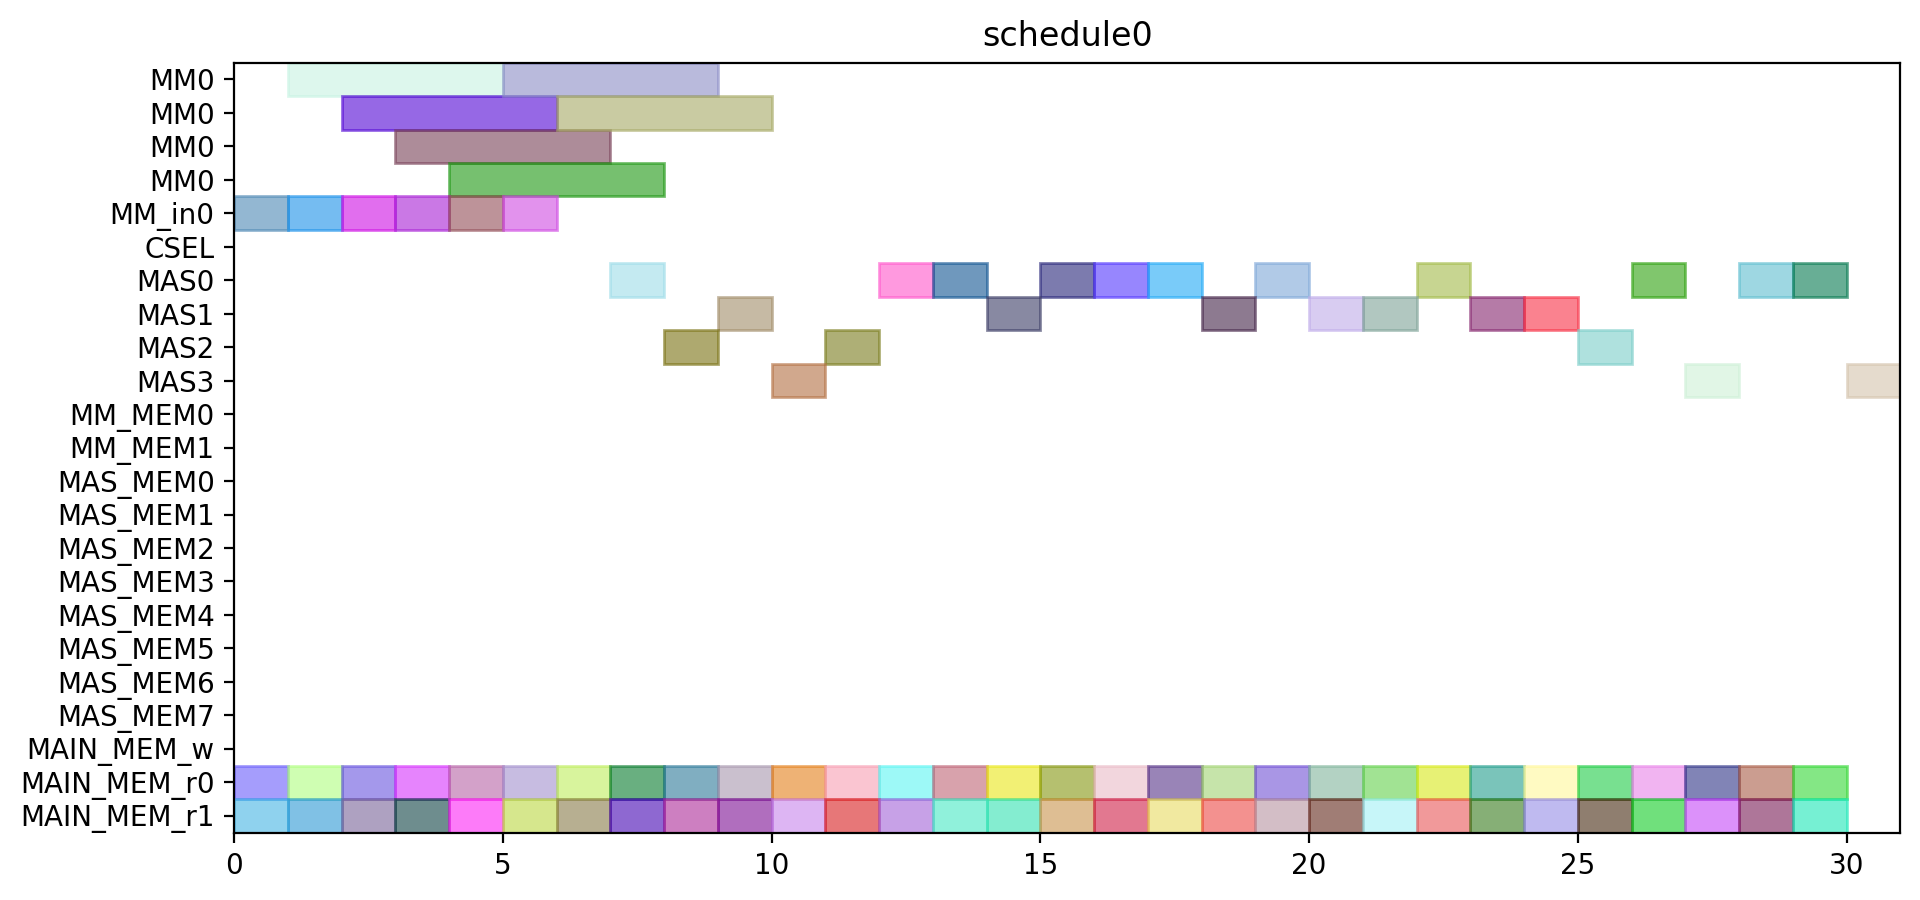

Recreate this plot in Python.
from pyschedule import Scenario, solvers, plotters, alt


def solve():
	horizon = 149
	S = Scenario("schedule0", horizon=horizon)

	# resource
	MM = S.Resources('MM', num=1, size=4)
	MM_in = S.Resources('MM_in', num=1)
	CSEL = S.Resource('CSEL')
	MAS = S.Resources('MAS', num=4, size=1, periods=range(1, horizon))
	MM_MEM = S.Resources('MM_MEM', num=2)
	MAS_MEM = S.Resources('MAS_MEM', num=8)
	MAIN_MEM_w = S.Resource('MAIN_MEM_w', size=1)
	MAIN_MEM_r = S.Resources('MAIN_MEM_r', num=2)

	# result of previous scheduling

	# new tasks
	d_t0_a1_0 = S.Task('d_t0_a1_0', length=1, delay_cost=1)
	d_t0_a1_0 += alt(MAS)
	d_t0_a1_0_mem0 = S.Task('d_t0_a1_0_mem0', length=1, delay_cost=1)
	d_t0_a1_0_mem0 += MAIN_MEM_r[0]
	S += d_t0_a1_0_mem0 <= d_t0_a1_0

	d_t0_a1_0_mem1 = S.Task('d_t0_a1_0_mem1', length=1, delay_cost=1)
	d_t0_a1_0_mem1 += MAIN_MEM_r[1]
	S += d_t0_a1_0_mem1 <= d_t0_a1_0

	d_t0_a1_1 = S.Task('d_t0_a1_1', length=1, delay_cost=1)
	d_t0_a1_1 += alt(MAS)
	d_t0_a1_1_mem0 = S.Task('d_t0_a1_1_mem0', length=1, delay_cost=1)
	d_t0_a1_1_mem0 += MAIN_MEM_r[0]
	S += d_t0_a1_1_mem0 <= d_t0_a1_1

	d_t0_a1_1_mem1 = S.Task('d_t0_a1_1_mem1', length=1, delay_cost=1)
	d_t0_a1_1_mem1 += MAIN_MEM_r[1]
	S += d_t0_a1_1_mem1 <= d_t0_a1_1

	d_t0_t10 = S.Task('d_t0_t10', length=1, delay_cost=1)
	d_t0_t10 += alt(MAS)
	d_t0_t10_mem0 = S.Task('d_t0_t10_mem0', length=1, delay_cost=1)
	d_t0_t10_mem0 += MAIN_MEM_r[0]
	S += d_t0_t10_mem0 <= d_t0_t10

	d_t0_t10_mem1 = S.Task('d_t0_t10_mem1', length=1, delay_cost=1)
	d_t0_t10_mem1 += MAIN_MEM_r[1]
	S += d_t0_t10_mem1 <= d_t0_t10

	d_t0_t11 = S.Task('d_t0_t11', length=1, delay_cost=1)
	d_t0_t11 += alt(MAS)
	d_t0_t11_mem0 = S.Task('d_t0_t11_mem0', length=1, delay_cost=1)
	d_t0_t11_mem0 += MAIN_MEM_r[0]
	S += d_t0_t11_mem0 <= d_t0_t11

	d_t0_t11_mem1 = S.Task('d_t0_t11_mem1', length=1, delay_cost=1)
	d_t0_t11_mem1 += MAIN_MEM_r[1]
	S += d_t0_t11_mem1 <= d_t0_t11

	d_t0_t3_t0 = S.Task('d_t0_t3_t0', length=4, delay_cost=1)
	d_t0_t3_t0 += alt(MM)
	d_t0_t3_t0_in = S.Task('d_t0_t3_t0_in', length=1, delay_cost=1)
	d_t0_t3_t0_in += alt(MM_in)
	S += d_t0_t3_t0_in*MM_in[0]<=d_t0_t3_t0*MM[0]
	d_t0_t3_t0_mem0 = S.Task('d_t0_t3_t0_mem0', length=1, delay_cost=1)
	d_t0_t3_t0_mem0 += MAIN_MEM_r[0]
	S += d_t0_t3_t0_mem0 <= d_t0_t3_t0

	d_t0_t3_t0_mem1 = S.Task('d_t0_t3_t0_mem1', length=1, delay_cost=1)
	d_t0_t3_t0_mem1 += MAIN_MEM_r[1]
	S += d_t0_t3_t0_mem1 <= d_t0_t3_t0

	d_t0_t3_t1 = S.Task('d_t0_t3_t1', length=4, delay_cost=1)
	d_t0_t3_t1 += alt(MM)
	d_t0_t3_t1_in = S.Task('d_t0_t3_t1_in', length=1, delay_cost=1)
	d_t0_t3_t1_in += alt(MM_in)
	S += d_t0_t3_t1_in*MM_in[0]<=d_t0_t3_t1*MM[0]
	d_t0_t3_t1_mem0 = S.Task('d_t0_t3_t1_mem0', length=1, delay_cost=1)
	d_t0_t3_t1_mem0 += MAIN_MEM_r[0]
	S += d_t0_t3_t1_mem0 <= d_t0_t3_t1

	d_t0_t3_t1_mem1 = S.Task('d_t0_t3_t1_mem1', length=1, delay_cost=1)
	d_t0_t3_t1_mem1 += MAIN_MEM_r[1]
	S += d_t0_t3_t1_mem1 <= d_t0_t3_t1

	d_t0_t3_t2 = S.Task('d_t0_t3_t2', length=1, delay_cost=1)
	d_t0_t3_t2 += alt(MAS)
	d_t0_t3_t2_mem0 = S.Task('d_t0_t3_t2_mem0', length=1, delay_cost=1)
	d_t0_t3_t2_mem0 += MAIN_MEM_r[0]
	S += d_t0_t3_t2_mem0 <= d_t0_t3_t2

	d_t0_t3_t2_mem1 = S.Task('d_t0_t3_t2_mem1', length=1, delay_cost=1)
	d_t0_t3_t2_mem1 += MAIN_MEM_r[1]
	S += d_t0_t3_t2_mem1 <= d_t0_t3_t2

	d_t0_t3_t3 = S.Task('d_t0_t3_t3', length=1, delay_cost=1)
	d_t0_t3_t3 += alt(MAS)
	d_t0_t3_t3_mem0 = S.Task('d_t0_t3_t3_mem0', length=1, delay_cost=1)
	d_t0_t3_t3_mem0 += MAIN_MEM_r[0]
	S += d_t0_t3_t3_mem0 <= d_t0_t3_t3

	d_t0_t3_t3_mem1 = S.Task('d_t0_t3_t3_mem1', length=1, delay_cost=1)
	d_t0_t3_t3_mem1 += MAIN_MEM_r[1]
	S += d_t0_t3_t3_mem1 <= d_t0_t3_t3

	d_t1_a1_0 = S.Task('d_t1_a1_0', length=1, delay_cost=1)
	d_t1_a1_0 += alt(MAS)
	d_t1_a1_0_mem0 = S.Task('d_t1_a1_0_mem0', length=1, delay_cost=1)
	d_t1_a1_0_mem0 += MAIN_MEM_r[0]
	S += d_t1_a1_0_mem0 <= d_t1_a1_0

	d_t1_a1_0_mem1 = S.Task('d_t1_a1_0_mem1', length=1, delay_cost=1)
	d_t1_a1_0_mem1 += MAIN_MEM_r[1]
	S += d_t1_a1_0_mem1 <= d_t1_a1_0

	d_t1_a1_1 = S.Task('d_t1_a1_1', length=1, delay_cost=1)
	d_t1_a1_1 += alt(MAS)
	d_t1_a1_1_mem0 = S.Task('d_t1_a1_1_mem0', length=1, delay_cost=1)
	d_t1_a1_1_mem0 += MAIN_MEM_r[0]
	S += d_t1_a1_1_mem0 <= d_t1_a1_1

	d_t1_a1_1_mem1 = S.Task('d_t1_a1_1_mem1', length=1, delay_cost=1)
	d_t1_a1_1_mem1 += MAIN_MEM_r[1]
	S += d_t1_a1_1_mem1 <= d_t1_a1_1

	d_t1_t10 = S.Task('d_t1_t10', length=1, delay_cost=1)
	d_t1_t10 += alt(MAS)
	d_t1_t10_mem0 = S.Task('d_t1_t10_mem0', length=1, delay_cost=1)
	d_t1_t10_mem0 += MAIN_MEM_r[0]
	S += d_t1_t10_mem0 <= d_t1_t10

	d_t1_t10_mem1 = S.Task('d_t1_t10_mem1', length=1, delay_cost=1)
	d_t1_t10_mem1 += MAIN_MEM_r[1]
	S += d_t1_t10_mem1 <= d_t1_t10

	d_t1_t11 = S.Task('d_t1_t11', length=1, delay_cost=1)
	d_t1_t11 += alt(MAS)
	d_t1_t11_mem0 = S.Task('d_t1_t11_mem0', length=1, delay_cost=1)
	d_t1_t11_mem0 += MAIN_MEM_r[0]
	S += d_t1_t11_mem0 <= d_t1_t11

	d_t1_t11_mem1 = S.Task('d_t1_t11_mem1', length=1, delay_cost=1)
	d_t1_t11_mem1 += MAIN_MEM_r[1]
	S += d_t1_t11_mem1 <= d_t1_t11

	d_t1_t3_t0 = S.Task('d_t1_t3_t0', length=4, delay_cost=1)
	d_t1_t3_t0 += alt(MM)
	d_t1_t3_t0_in = S.Task('d_t1_t3_t0_in', length=1, delay_cost=1)
	d_t1_t3_t0_in += alt(MM_in)
	S += d_t1_t3_t0_in*MM_in[0]<=d_t1_t3_t0*MM[0]
	d_t1_t3_t0_mem0 = S.Task('d_t1_t3_t0_mem0', length=1, delay_cost=1)
	d_t1_t3_t0_mem0 += MAIN_MEM_r[0]
	S += d_t1_t3_t0_mem0 <= d_t1_t3_t0

	d_t1_t3_t0_mem1 = S.Task('d_t1_t3_t0_mem1', length=1, delay_cost=1)
	d_t1_t3_t0_mem1 += MAIN_MEM_r[1]
	S += d_t1_t3_t0_mem1 <= d_t1_t3_t0

	d_t1_t3_t1 = S.Task('d_t1_t3_t1', length=4, delay_cost=1)
	d_t1_t3_t1 += alt(MM)
	d_t1_t3_t1_in = S.Task('d_t1_t3_t1_in', length=1, delay_cost=1)
	d_t1_t3_t1_in += alt(MM_in)
	S += d_t1_t3_t1_in*MM_in[0]<=d_t1_t3_t1*MM[0]
	d_t1_t3_t1_mem0 = S.Task('d_t1_t3_t1_mem0', length=1, delay_cost=1)
	d_t1_t3_t1_mem0 += MAIN_MEM_r[0]
	S += d_t1_t3_t1_mem0 <= d_t1_t3_t1

	d_t1_t3_t1_mem1 = S.Task('d_t1_t3_t1_mem1', length=1, delay_cost=1)
	d_t1_t3_t1_mem1 += MAIN_MEM_r[1]
	S += d_t1_t3_t1_mem1 <= d_t1_t3_t1

	d_t1_t3_t2 = S.Task('d_t1_t3_t2', length=1, delay_cost=1)
	d_t1_t3_t2 += alt(MAS)
	d_t1_t3_t2_mem0 = S.Task('d_t1_t3_t2_mem0', length=1, delay_cost=1)
	d_t1_t3_t2_mem0 += MAIN_MEM_r[0]
	S += d_t1_t3_t2_mem0 <= d_t1_t3_t2

	d_t1_t3_t2_mem1 = S.Task('d_t1_t3_t2_mem1', length=1, delay_cost=1)
	d_t1_t3_t2_mem1 += MAIN_MEM_r[1]
	S += d_t1_t3_t2_mem1 <= d_t1_t3_t2

	d_t1_t3_t3 = S.Task('d_t1_t3_t3', length=1, delay_cost=1)
	d_t1_t3_t3 += alt(MAS)
	d_t1_t3_t3_mem0 = S.Task('d_t1_t3_t3_mem0', length=1, delay_cost=1)
	d_t1_t3_t3_mem0 += MAIN_MEM_r[0]
	S += d_t1_t3_t3_mem0 <= d_t1_t3_t3

	d_t1_t3_t3_mem1 = S.Task('d_t1_t3_t3_mem1', length=1, delay_cost=1)
	d_t1_t3_t3_mem1 += MAIN_MEM_r[1]
	S += d_t1_t3_t3_mem1 <= d_t1_t3_t3

	d_t2_a1_0 = S.Task('d_t2_a1_0', length=1, delay_cost=1)
	d_t2_a1_0 += alt(MAS)
	d_t2_a1_0_mem0 = S.Task('d_t2_a1_0_mem0', length=1, delay_cost=1)
	d_t2_a1_0_mem0 += MAIN_MEM_r[0]
	S += d_t2_a1_0_mem0 <= d_t2_a1_0

	d_t2_a1_0_mem1 = S.Task('d_t2_a1_0_mem1', length=1, delay_cost=1)
	d_t2_a1_0_mem1 += MAIN_MEM_r[1]
	S += d_t2_a1_0_mem1 <= d_t2_a1_0

	d_t2_a1_1 = S.Task('d_t2_a1_1', length=1, delay_cost=1)
	d_t2_a1_1 += alt(MAS)
	d_t2_a1_1_mem0 = S.Task('d_t2_a1_1_mem0', length=1, delay_cost=1)
	d_t2_a1_1_mem0 += MAIN_MEM_r[0]
	S += d_t2_a1_1_mem0 <= d_t2_a1_1

	d_t2_a1_1_mem1 = S.Task('d_t2_a1_1_mem1', length=1, delay_cost=1)
	d_t2_a1_1_mem1 += MAIN_MEM_r[1]
	S += d_t2_a1_1_mem1 <= d_t2_a1_1

	d_t2_t10 = S.Task('d_t2_t10', length=1, delay_cost=1)
	d_t2_t10 += alt(MAS)
	d_t2_t10_mem0 = S.Task('d_t2_t10_mem0', length=1, delay_cost=1)
	d_t2_t10_mem0 += MAIN_MEM_r[0]
	S += d_t2_t10_mem0 <= d_t2_t10

	d_t2_t10_mem1 = S.Task('d_t2_t10_mem1', length=1, delay_cost=1)
	d_t2_t10_mem1 += MAIN_MEM_r[1]
	S += d_t2_t10_mem1 <= d_t2_t10

	d_t2_t11 = S.Task('d_t2_t11', length=1, delay_cost=1)
	d_t2_t11 += alt(MAS)
	d_t2_t11_mem0 = S.Task('d_t2_t11_mem0', length=1, delay_cost=1)
	d_t2_t11_mem0 += MAIN_MEM_r[0]
	S += d_t2_t11_mem0 <= d_t2_t11

	d_t2_t11_mem1 = S.Task('d_t2_t11_mem1', length=1, delay_cost=1)
	d_t2_t11_mem1 += MAIN_MEM_r[1]
	S += d_t2_t11_mem1 <= d_t2_t11

	d_t2_t3_t0 = S.Task('d_t2_t3_t0', length=4, delay_cost=1)
	d_t2_t3_t0 += alt(MM)
	d_t2_t3_t0_in = S.Task('d_t2_t3_t0_in', length=1, delay_cost=1)
	d_t2_t3_t0_in += alt(MM_in)
	S += d_t2_t3_t0_in*MM_in[0]<=d_t2_t3_t0*MM[0]
	d_t2_t3_t0_mem0 = S.Task('d_t2_t3_t0_mem0', length=1, delay_cost=1)
	d_t2_t3_t0_mem0 += MAIN_MEM_r[0]
	S += d_t2_t3_t0_mem0 <= d_t2_t3_t0

	d_t2_t3_t0_mem1 = S.Task('d_t2_t3_t0_mem1', length=1, delay_cost=1)
	d_t2_t3_t0_mem1 += MAIN_MEM_r[1]
	S += d_t2_t3_t0_mem1 <= d_t2_t3_t0

	d_t2_t3_t1 = S.Task('d_t2_t3_t1', length=4, delay_cost=1)
	d_t2_t3_t1 += alt(MM)
	d_t2_t3_t1_in = S.Task('d_t2_t3_t1_in', length=1, delay_cost=1)
	d_t2_t3_t1_in += alt(MM_in)
	S += d_t2_t3_t1_in*MM_in[0]<=d_t2_t3_t1*MM[0]
	d_t2_t3_t1_mem0 = S.Task('d_t2_t3_t1_mem0', length=1, delay_cost=1)
	d_t2_t3_t1_mem0 += MAIN_MEM_r[0]
	S += d_t2_t3_t1_mem0 <= d_t2_t3_t1

	d_t2_t3_t1_mem1 = S.Task('d_t2_t3_t1_mem1', length=1, delay_cost=1)
	d_t2_t3_t1_mem1 += MAIN_MEM_r[1]
	S += d_t2_t3_t1_mem1 <= d_t2_t3_t1

	d_t2_t3_t2 = S.Task('d_t2_t3_t2', length=1, delay_cost=1)
	d_t2_t3_t2 += alt(MAS)
	d_t2_t3_t2_mem0 = S.Task('d_t2_t3_t2_mem0', length=1, delay_cost=1)
	d_t2_t3_t2_mem0 += MAIN_MEM_r[0]
	S += d_t2_t3_t2_mem0 <= d_t2_t3_t2

	d_t2_t3_t2_mem1 = S.Task('d_t2_t3_t2_mem1', length=1, delay_cost=1)
	d_t2_t3_t2_mem1 += MAIN_MEM_r[1]
	S += d_t2_t3_t2_mem1 <= d_t2_t3_t2

	d_t2_t3_t3 = S.Task('d_t2_t3_t3', length=1, delay_cost=1)
	d_t2_t3_t3 += alt(MAS)
	d_t2_t3_t3_mem0 = S.Task('d_t2_t3_t3_mem0', length=1, delay_cost=1)
	d_t2_t3_t3_mem0 += MAIN_MEM_r[0]
	S += d_t2_t3_t3_mem0 <= d_t2_t3_t3

	d_t2_t3_t3_mem1 = S.Task('d_t2_t3_t3_mem1', length=1, delay_cost=1)
	d_t2_t3_t3_mem1 += MAIN_MEM_r[1]
	S += d_t2_t3_t3_mem1 <= d_t2_t3_t3

	d_t3000 = S.Task('d_t3000', length=1, delay_cost=1)
	d_t3000 += alt(MAS)
	d_t3000_mem0 = S.Task('d_t3000_mem0', length=1, delay_cost=1)
	d_t3000_mem0 += MAIN_MEM_r[0]
	S += d_t3000_mem0 <= d_t3000

	d_t3000_mem1 = S.Task('d_t3000_mem1', length=1, delay_cost=1)
	d_t3000_mem1 += MAIN_MEM_r[1]
	S += d_t3000_mem1 <= d_t3000

	d_t3001 = S.Task('d_t3001', length=1, delay_cost=1)
	d_t3001 += alt(MAS)
	d_t3001_mem0 = S.Task('d_t3001_mem0', length=1, delay_cost=1)
	d_t3001_mem0 += MAIN_MEM_r[0]
	S += d_t3001_mem0 <= d_t3001

	d_t3001_mem1 = S.Task('d_t3001_mem1', length=1, delay_cost=1)
	d_t3001_mem1 += MAIN_MEM_r[1]
	S += d_t3001_mem1 <= d_t3001

	d_t3010 = S.Task('d_t3010', length=1, delay_cost=1)
	d_t3010 += alt(MAS)
	d_t3010_mem0 = S.Task('d_t3010_mem0', length=1, delay_cost=1)
	d_t3010_mem0 += MAIN_MEM_r[0]
	S += d_t3010_mem0 <= d_t3010

	d_t3010_mem1 = S.Task('d_t3010_mem1', length=1, delay_cost=1)
	d_t3010_mem1 += MAIN_MEM_r[1]
	S += d_t3010_mem1 <= d_t3010

	d_t3011 = S.Task('d_t3011', length=1, delay_cost=1)
	d_t3011 += alt(MAS)
	d_t3011_mem0 = S.Task('d_t3011_mem0', length=1, delay_cost=1)
	d_t3011_mem0 += MAIN_MEM_r[0]
	S += d_t3011_mem0 <= d_t3011

	d_t3011_mem1 = S.Task('d_t3011_mem1', length=1, delay_cost=1)
	d_t3011_mem1 += MAIN_MEM_r[1]
	S += d_t3011_mem1 <= d_t3011

	d_t4000 = S.Task('d_t4000', length=1, delay_cost=1)
	d_t4000 += alt(MAS)
	d_t4000_mem0 = S.Task('d_t4000_mem0', length=1, delay_cost=1)
	d_t4000_mem0 += MAIN_MEM_r[0]
	S += d_t4000_mem0 <= d_t4000

	d_t4000_mem1 = S.Task('d_t4000_mem1', length=1, delay_cost=1)
	d_t4000_mem1 += MAIN_MEM_r[1]
	S += d_t4000_mem1 <= d_t4000

	d_t4001 = S.Task('d_t4001', length=1, delay_cost=1)
	d_t4001 += alt(MAS)
	d_t4001_mem0 = S.Task('d_t4001_mem0', length=1, delay_cost=1)
	d_t4001_mem0 += MAIN_MEM_r[0]
	S += d_t4001_mem0 <= d_t4001

	d_t4001_mem1 = S.Task('d_t4001_mem1', length=1, delay_cost=1)
	d_t4001_mem1 += MAIN_MEM_r[1]
	S += d_t4001_mem1 <= d_t4001

	solvers.mip.solve(S,msg=1,kind='CPLEX',ratio_gap=1.01)

	solution = [['hoge']*len(S.solution()[1]) for i in range(len(S.solution()))]
	for i in range(len(S.solution())):
		for j in range(len(S.solution()[i])):
			solution[i][j]=str(S.solution()[i][j])
	print(solution)

	cycles = int(solution[-1][3])

	pic_file_name = "/home/mfukuda/ABE/multiRAM_multiMAS_16mux/scheduling_result/stage4MM1_stage1MAS4/FP12_LADDERMUL/schedule0.png"
	if(S.solution() != []):
		plotters.matplotlib.plot(S,img_filename=pic_file_name, show_task_labels=False, fig_size=(cycles*0.25+3, 5))

	return solution
